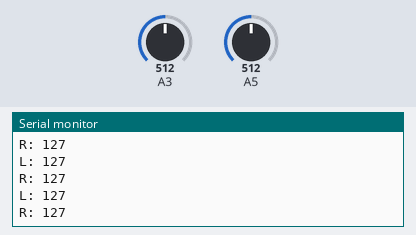
This sketch was run on a simulated Arduino Uno, built with avr-gcc and run on an emulated ATmega328P. Shown: the last lines printed to the serial monitor. The test bench sets the inputs (shaded band); at power-on: A3 = 512, A5 = 512. No radio packets arrive unless stated.

Above: at 1.2 s.
1.3 s: A3 set to 409
At 1.34 s:
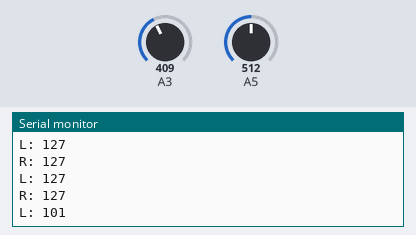
2.8 s: A3 set to 388
At 2.88 s:
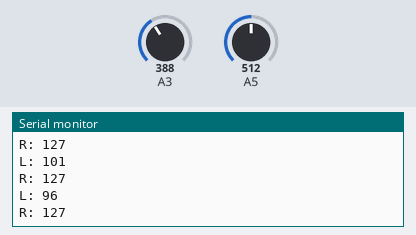
Timing chart, 0 to 5.8 s (numbered marks = the images above; inputs shaded):
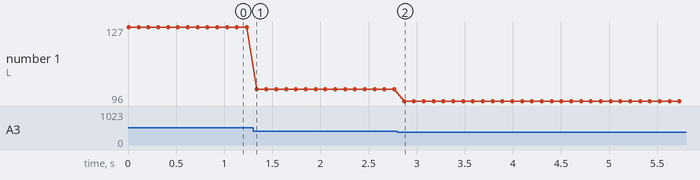

The sketch:

arduinoWi-FiJoystick.ino
```cpp
#include "SPI.h"
#include "RF24.h"
#include "nRF24L01.h"

RF24 radio(9, 8);
const byte address[6] = "GETRO";

struct motorValues{
   int left;
   int right;
} motors;

void setup() {

  pinMode(A3, INPUT);
  //VRy - 1

  pinMode(A5, INPUT);
  //VRy - 2

  Serial.begin(9600);
  radio.begin();
  radio.openWritingPipe(address);
  radio.setPALevel(RF24_PA_MIN);
  radio.stopListening();

}

void loop() {

  motors.left = map(analogRead(A3), 0, 1023, 0, 255);
  motors.right = map(analogRead(A5), 0, 1023, 0, 255);

  radio.write(&motors, sizeof(motors));

  Serial.print("L: ");
  Serial.println(motors.left);
  Serial.print("R: ");
  Serial.println(motors.right);

  delay(100);

}
```

Measured:
- the behaviour switches between 402 and 401 on A3 (found by bisection; images 1 and 2)
- after the input at 1.3 s, the serial monitor: prints a new line at once (image 1)
- after the input at 2.8 s, the serial monitor: prints a new line after 0.07 s (image 2)
- plotted number 1: 127 → 101 after the input at 1.3 s, 101 → 96 after the input at 2.8 s
